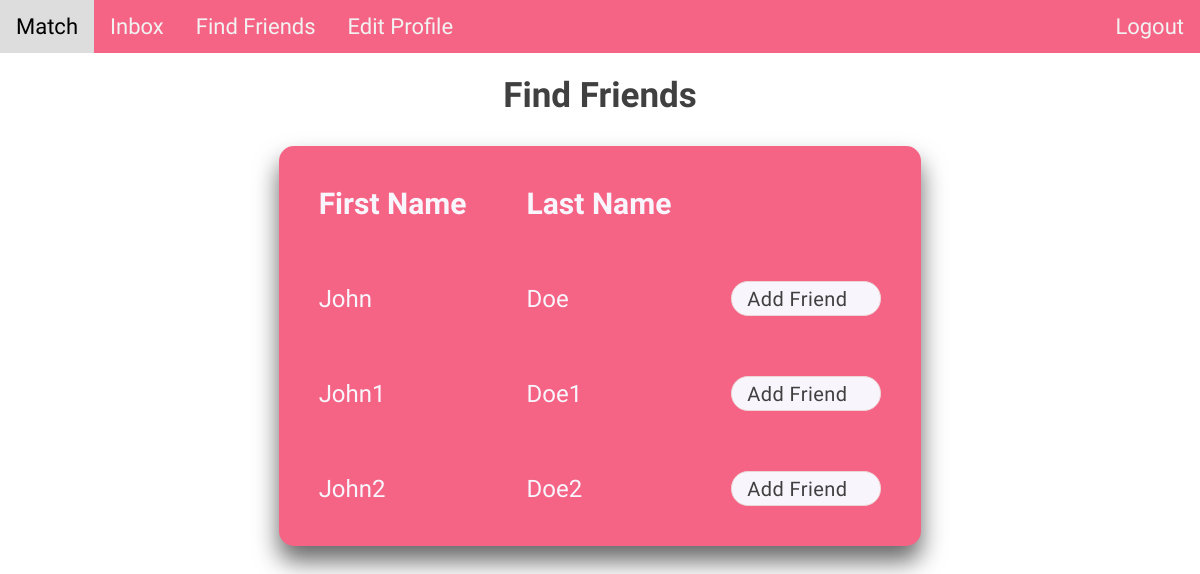
The page /add_friends (signed in) on the database as committed earlier.
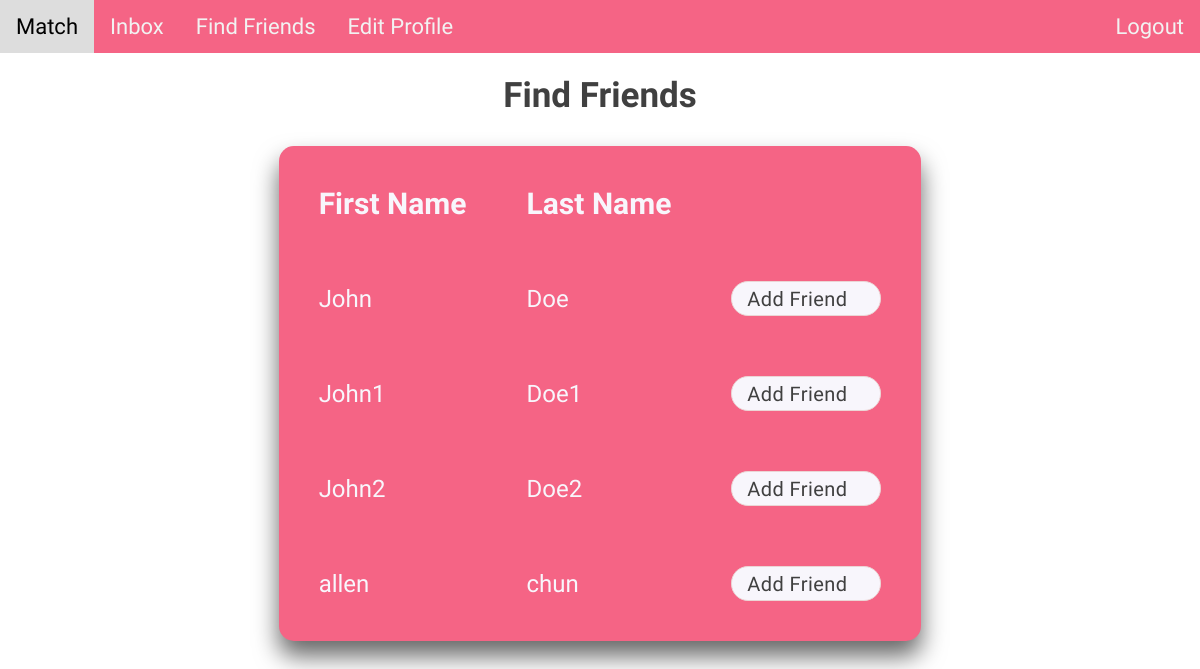
The same page on the database as committed later.
### tables this page shows
CREATE TABLE users (
    id integer primary key autoincrement,
    first_name text not null,
    last_name text not null,
    username text not null,
    password text not null,
    phone_number text,
    college text,
    class_year text,
    gender text,
    orientation text,
    preference text
);

### main.py (the view)
@app.route('/add_friends', methods=['POST', 'GET'])
@login_required
def add_friends():
    if request.method == 'GET':
        first_name = request.args.get('first_name')
        last_name = request.args.get('last_name')
        residential_college = request.args.get('residential_college')
        class_year = request.args.get('class_year')
        gender = request.args.get('gender')
        orientation = request.args.get('orientation')
        potential_friends = retrieve_potential_friends(
            session["username"], first_name, last_name, residential_college, class_year, gender, orientation)
        return render_template('add_friends.html', username=session["username"], potential_friends=potential_friends)
    else:
        friend_username = request.args.get('friend_username')
        add_friend(session["username"], friend_username)
        return render_template('add_friends.html', username=session["username"])

### helper.py (called while the page is built)
def login_required(f):
    @wraps(f)
    def decorated_function(*args, **kwargs):
        if session.get("username") is None:
            print(session.get("username"))
            return redirect("/")
        return f(*args, **kwargs)
    return decorated_function

### templates/add_friends.html (shortened to what this page needs)
<!DOCTYPE html>
<html lang="en">
<head>
    <link href="/static/css/add_friends.css" rel="stylesheet" type="text/css" media="all">
</head>
<body>
    {% include "header.html" %}
    <div class="friends-title">
        <p>Find Friends</p>
    </div>
    <div class="add-friends-container">
        <div class="add-friends-table">
            <table>
                <thead>
                <tr>
                    <th>First Name</th>
                    <th>Last Name</th>
                    <th></th>
                </tr>
                </thead>
                {% for potential_friend in potential_friends: %}
                <tbody>
                <tr>
                    <td>{{potential_friend[1]}}</td>
                    <td>{{potential_friend[2]}}</td>
                    <td>
                        <form method="post" action="{{url_for('add_friends', username=username, friend_username=potential_friend[0])}}">
                            <button class="add-friend-button" type="submit">Add Friend</button>
                        </form>
                    </td>
                </tr>
                </tbody>
                {% endfor %}
            </table>
        </div>
    </div>
</body>
</html>

### templates/header.html
<!DOCTYPE html>
<html lang="en">
    <head>
        <link href="/static/css/header.css" rel="stylesheet" type="text/css" media="all">
    </head>
    <body>
        <div class="topnav">
            <a href="{{ url_for('match', username=username) }}">Match</a>
            <a href="{{ url_for('inbox', username=username) }}">Inbox</a>
            <a href="{{ url_for('find_friends', username=username) }}">Find Friends</a>
            <a href="{{ url_for('profile', username=username) }}">Edit Profile</a>
            <div class="topnav-right">
                <a href="index">Logout</a>
            </div>
        </div>
    </body>
</html>

### static/css/add_friends.css (style rules this page uses)
body { margin: 0; padding: 0; background: white; }
.friends-title { display: flex; flex-direction: column; align-items: center; justify-content: center; margin-top: 1%; }
.friends-title p { font-family: 'Domine'; font-style: normal; font-weight: 700; font-size: 35px; color: #404040; margin: 0; margin-top: 10px; }
.add-friends-container { display: flex; margin: auto; margin-top: 20px; }
.add-friends-table { margin-top: 20px; display: inline-block; vertical-align: top; }
.add-friends-table:not(:empty) { border-radius: 15px; margin: auto; background: #F56485; box-shadow: 0 15px 25px rgba(0, 0, 0, .6); margin-top: 10px; }
table { border-collapse: collapse; margin: 10px; }
table tr th { font-size: 30px; padding: 30px; font-family: 'M PLUS Rounded 1c'; color: #F8F6FC; }
table tr td { padding: 30px; font-size: 24px; font-family: 'M PLUS Rounded 1c'; color: #F8F6FC; }
td:first-child, th:first-child { border-radius: 10px 0 0 10px; }
td:last-child, th:last-child { border-radius: 0 10px 10px 0; }
td.selected:first-child, th:first-child { border-radius: 10px 0 0 10px; }
td.selected:last-child, th:last-child { border-radius: 0 10px 10px 0; }
.add-friend-button { box-sizing: border-box; flex-direction: row; margin: auto; align-items: center; padding: 4px 15px; gap: 8px; width: 150px; height: 35px; background: #F8F6FC; border: 1px solid #EBD5D5; border-radius: 17px; flex: none; order: 2; flex-grow: 0; font-family: 'M PLUS Rounded 1c'; font-style: normal; font-size: 20px; line-height: 22px; display: flex; text-align: center; letter-spacing: 0.41px; color: #404040; }

### static/css/header.css (style rules this page uses)
.topnav { background-color: #F56485; overflow: hidden; }
.topnav a { float: left; color: #f2f2f2; text-align: center; padding: 14px 16px; text-decoration: none; font-size: 22px; font-family: 'Domine'; }
.topnav-right { float: right; }

Rows that differ between the two databases and show on the page:
added users: first_name "allen", last_name "chun"
